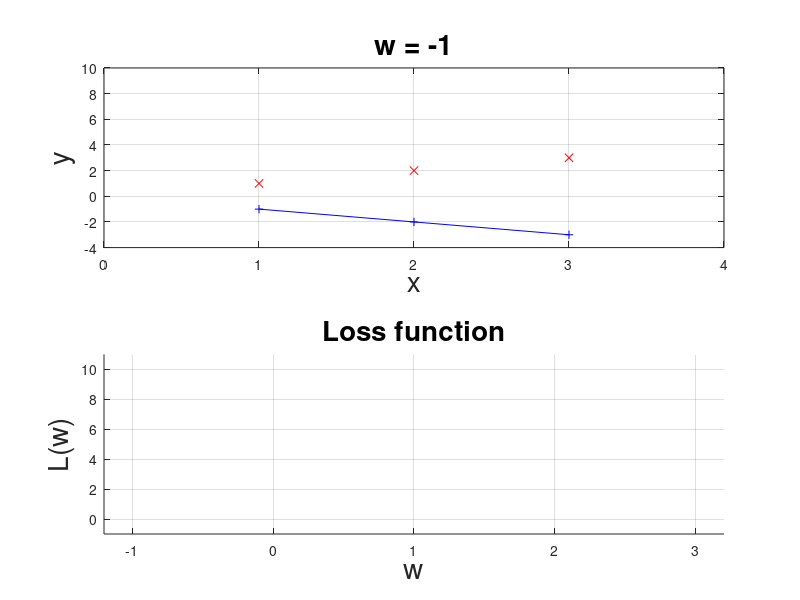

Source code (MATLAB): (Note: this script raises an error after producing the figure.)
x = [1; 2; 3];
y = [1; 2; 3];



params = -1:0.5:3; % change w from -1 to 3
curve = [];
for i = 1:length(params)
    w = params(i);
    h = w*x;
    
    subplot(2,1,1);
    plot(x,y,'rx'); 
    hold on
    plot(x,h,'b+-');
    axis([0 4 -4 10])
    xlabel('x','FontSize',20);
    ylabel('y','FontSize',20);
    str = ['w = ' num2str(params(i))];
    title(str,'FontSize',20);
    grid on;
    hold off;
    
    subplot(2,1,2);
    grid on;
    xlabel('w','FontSize',20);
    ylabel('L(w)','FontSize',20);
    title('Loss function','FontSize',20);
    hold on;
    axis([-1.2 3.2 -1 11]);
    L = lossFunctionL(h,y);
    curve = [curve [w;L]];
    plot(w,L,'mx');
    plot(curve(1,:),curve(2,:),'m-');
    
    pause(1);
end